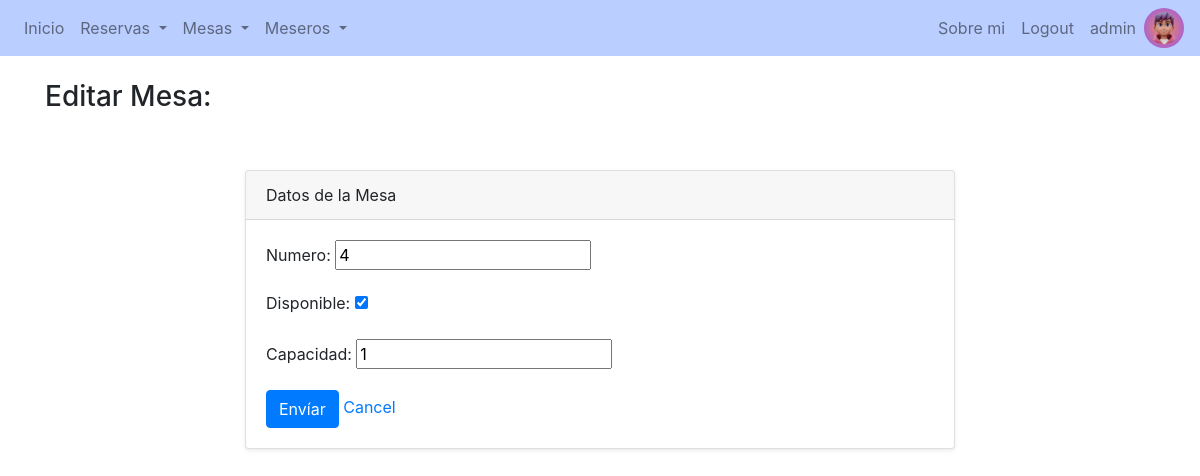
The page /restaurant/mesa/7/update (signed in) on the database its author committed.
### Restaurant/models.py (models this page shows, shortened)
class Avatar(models.Model):
    user = models.OneToOneField(User, on_delete=models.CASCADE, related_name="avatar")
    image = models.ImageField(upload_to="avatars/")

class Mesa(models.Model):
    numero = models.IntegerField()
    disponible = models.BooleanField(default=True)
    capacidad = models.IntegerField()

### Restaurant/views.py (the view)
# urls.py: path("mesa/<int:pk>/update", MesaUpdateView.as_view(), name="mesa-update"),
class MesaUpdateView(LoginRequiredMixin,UpdateView):
    model = Mesa
    template_name = 'Restaurant/mesa_form.html'
    fields = ['numero', 'disponible', 'capacidad']
    context_object_name = 'mesa'
    success_url = reverse_lazy('mesa-lista')

### Restaurant/templates/Restaurant/mesa_form.html (shortened to what this page needs)
{% extends 'Restaurant/base.html' %}
{% block content %}
<h3>{% if object %}Editar Mesa: {{ object.nombre }}{% else %}Nueva Mesa{% endif %}</h3>
    <section class="py-5">
        <div class="container">
            <div class="row">
                <div class="col-lg-8 mx-auto">
                    <div class="card shadow-sm">
                        <div class="card-header">
                            Datos de la Mesa
                        </div>
                        <div class="card-body">
                            <form method="post">
                                {{ form.as_p }}
                                <button type="submit" class="btn btn-primary">Envíar</button>
                                <a href="{% url 'mesa-lista' %}">Cancel</a>
                            </form>
                        </div>
                    </div>
                </div>
            </div>
        </div>
    </section>
{% endblock %}

### Restaurant/templates/Restaurant/base.html (shortened to what this page needs)
{% load static %}
<!DOCTYPE html>
<html lang="en">
<head>
    <link rel="stylesheet" href="{% static 'Restaurant/bootstrap.css' %}">
</head>
<body>
    <nav class="navbar navbar-expand-lg navbar-light" style="background-color:#BACEFF">
        <div class="collapse navbar-collapse" id="navbarNav">
            <ul class="navbar-nav">
                <li class="nav-item">
                    <a class="nav-link" href="{% url 'home' %}">Inicio</a>
                </li>
                {% if user.is_authenticated %}
                <li class="nav-item dropdown">
                    <a class="nav-link dropdown-toggle" href="#" id="navbarDropdownMenuLinkReserva" role="button" data-toggle="dropdown" aria-haspopup="true" aria-expanded="false">
                        Reservas
                    </a>
                </li>
                <li class="nav-item dropdown">
                    <a class="nav-link dropdown-toggle" href="#" id="navbarDropdownMenuLinkSala" role="button" data-toggle="dropdown" aria-haspopup="true" aria-expanded="false">
                        Mesas
                    </a>
                </li>
                <li class="nav-item dropdown">
                    <a class="nav-link dropdown-toggle" href="#" id="navbarDropdownMenuLinkSala" role="button" data-toggle="dropdown" aria-haspopup="true" aria-expanded="false">
                        Meseros
                    </a>
                </li>
                {% endif %}
            </ul>
        <ul class="navbar-nav ml-auto">
            {% if user.is_authenticated %}
                <li class="nav-item">
                    <a class="nav-link" href="{% url 'about-me' %}">Sobre mi</a>
                </li>
                <li class="nav-item">
                    <a class="nav-link" href="{% url 'logout' %}">Logout</a>
                </li>
                <li class="nav-item">
                    <a class="nav-link" href="{% url 'user-edit' %}">{{ user }}</a>
                </li>
                <li class="nav-item">
                    {% if user.avatar.image %}
                    <a href="{% url 'avatar' %}">
                        <img src="{{ user.avatar.image.url }}" alt="Avatar" style="height: 40px; width: 40px; border-radius: 50%;">
                    </a>
                    {% else %}
                    <li class="nav-item">
                        <a href="{% url 'avatar' %}" class="nav-link">Ingresar Avatar</a>
                    </li>
                    {% endif %}
                </li>
            {% endif %}
        </ul>
        </div>
    </nav>
    <div class="container mt-4">
        {% block content %}{% endblock content %}
    </div>
</body>
</html>

### rows shown on the page
Mesa: numero "4", disponible "☑", capacidad "1"

### other values the page prints
{{ user }} "admin"
